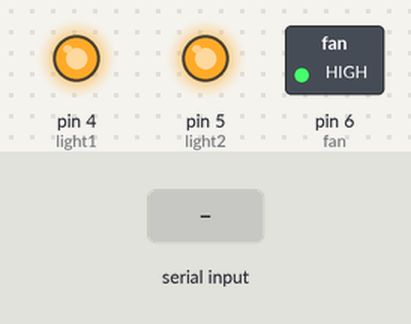
A sketch run on a simulated Arduino Uno, built with avr-gcc and run on an emulated ATmega328P. On the bench: switched loads named in the sketch (green lamp = pin HIGH), output pins drawn as LEDs (lit = HIGH). The inputs (shaded band) are chosen by the test bench.

Above: at 1.2 s.
1.3 s: "A" received over the second serial link
At 2.3 s:
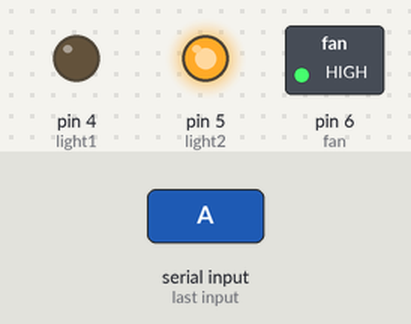
2.8 s: "B" received over the second serial link
At 3.4 s:
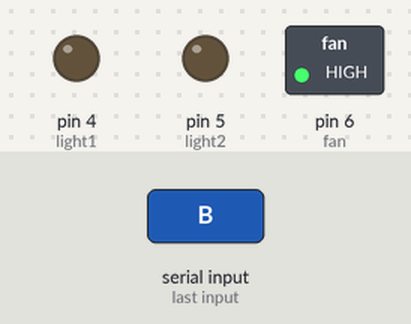
4.3 s: "a" received over the second serial link
At 4.6 s:
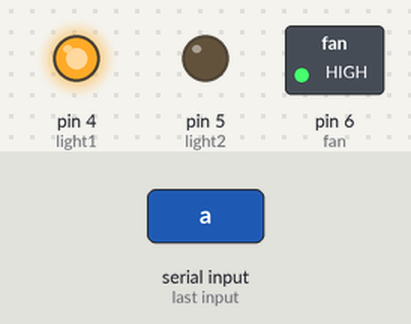
5.8 s: "C" received over the second serial link
At 6.9 s:
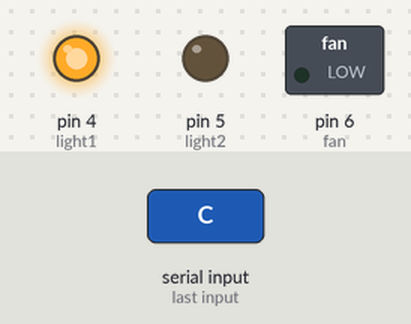
7.3 s: "b" received over the second serial link
At 8.1 s:
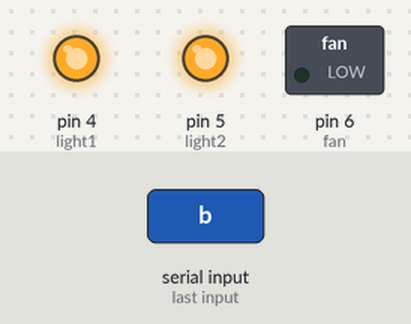
8.8 s: "c" received over the second serial link
At 9.2 s:
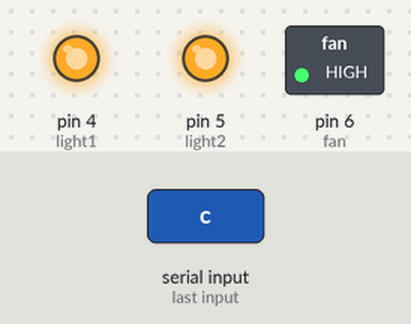
Timing chart, 0 to 11.3 s (numbered marks = the images above; inputs shaded):
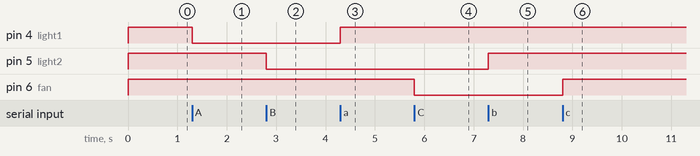

Measured:
- after the input at 1.3 s, pin 4 (light1): HIGH → LOW at once
- after the input at 2.8 s, pin 5 (light2): HIGH → LOW at once
- after the input at 4.3 s, pin 4 (light1): LOW → HIGH at once
- after the input at 5.8 s, pin 6 (fan): HIGH → LOW at once
- after the input at 7.3 s, pin 5 (light2): LOW → HIGH at once
- after the input at 8.8 s, pin 6 (fan): LOW → HIGH at once

The sketch:

Home_automation.ino
```cpp
#include <SoftwareSerial.h>   //including library for Software Serial communication

SoftwareSerial mySerial (2, 3);    //(RX, TX)


        // defining all pins to suitable variable
  int const light1= 4;
  int const light2 =5;
  int const fan =6;
  int const trig =7;
  int const echo =8;
  float distance =0, duration =0;
  int count = 1;

void setup()
{

       //setting all the pins
  pinMode(light1, OUTPUT);
  pinMode(light2, OUTPUT);
  pinMode(fan, OUTPUT);
  pinMode(trig, OUTPUT);
  pinMode(echo, INPUT);

         //defining baudrate
  Serial.begin(9600);
  mySerial.begin(9600);

  digitalWrite(trig, LOW);      // to ensure no garbage values is read if it is on in starting

  // I am using a Active-low replay module, hence when I send HIGH signal from arduino
  //the relay module is turned inactive/de-energized and vice-versa
  digitalWrite(light1, HIGH);
  digitalWrite(light2, HIGH);
  digitalWrite(fan, HIGH);

}

void loop()
{
  if(mySerial.available() == 1)   //if communication is going on
  {
    char value = mySerial.read();   //Reads the data recieved

          // matches the recived data

    if(value == 'a')    // for main light
    {
      digitalWrite(light1, HIGH);  // turns on
      }
    if(value == 'A')
    {
      digitalWrite(light1, LOW); // turns off
      }

    if(value == 'b') // for secondary light
    {
      digitalWrite(light2, HIGH);  // turns on
      }
    if(value == 'B')
    {
      digitalWrite(light2, LOW);   // turns off
     }

    if(value == 'c')      // for fan
    {
      digitalWrite(fan, HIGH);    // turns on
     }
    if(value == 'C')
    {
      digitalWrite(fan, LOW);   // turns off
     }
  }
}
```
